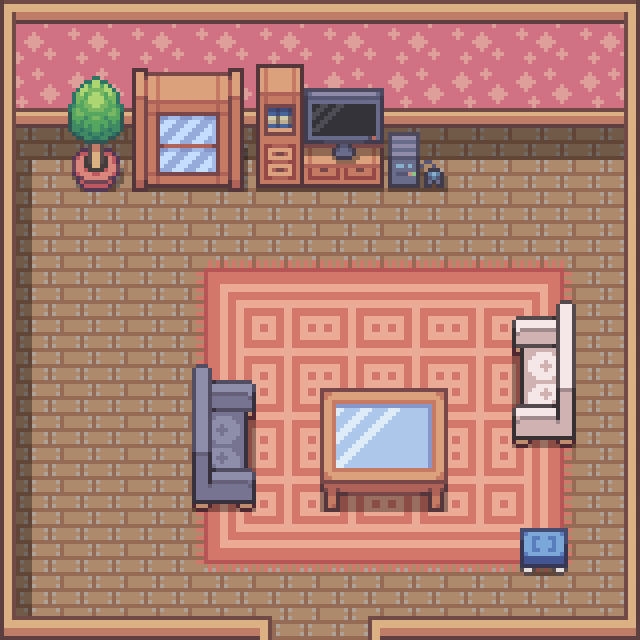

Below is a game level as drawn by its tile map, then a one-line description and the .tmx file that defines it, in full:
An orthogonal 10x10 tile map with 64x64 px tiles, 4 tile layers (bg, wallpaper, collidable tiles, decoration), 5 tilesets and 12 objects.

<map version="1.10" tiledversion="1.11.2" orientation="orthogonal" renderorder="right-down" width="10" height="10" tilewidth="64" tileheight="64" infinite="0" nextlayerid="11" nextobjectid="23">
 <tileset firstgid="1" source="TileSets/wallpapers.tsx" />
 <tileset firstgid="97" source="TileSets/floorTIles.tsx" />
 <tileset firstgid="169" source="TileSets/beds.tsx" />
 <tileset firstgid="173" source="TileSets/indoorDeco.tsx" />
 <tileset firstgid="341" source="TileSets/npcs.tsx" />
 <layer id="1" name="bg" width="10" height="10">
  <properties>
   <property name="group" value="below" />
  </properties>
  <data encoding="csv">
0,0,0,0,0,0,0,0,0,0,
0,0,0,0,0,0,0,0,0,0,
102,103,103,103,103,103,103,103,103,103,
110,111,111,111,111,111,111,111,111,111,
110,111,111,111,111,111,111,111,111,111,
110,111,111,111,111,111,111,111,111,111,
110,111,111,111,111,111,111,111,111,111,
110,111,111,111,111,111,111,111,111,111,
110,111,111,111,111,111,111,111,111,111,
110,111,111,111,111,111,111,111,111,111
</data>
 </layer>
 <layer id="5" name="wallpaper" width="10" height="10">
  <properties>
   <property name="group" value="below" />
  </properties>
  <data encoding="csv">
2,2,2,2,2,2,2,2,2,2,
10,10,10,10,10,10,10,10,10,10,
0,0,0,0,0,0,0,0,0,0,
0,0,0,0,0,0,0,0,0,0,
0,0,0,269,270,270,270,270,271,0,
0,0,0,277,278,278,278,278,279,0,
0,0,0,277,278,278,278,278,279,0,
0,0,0,277,278,278,278,278,279,0,
0,0,0,285,286,286,286,286,287,0,
0,0,0,0,0,0,0,0,0,0
</data>
 </layer>
 <objectgroup id="6" name="Objects">
  <properties>
   <property name="group" value="objects" />
  </properties>
  <object id="12" gid="381" x="84" y="281.667" width="64" height="96" />
  <object id="14" gid="212" x="548" y="77.3333" width="64" height="64" />
  <object id="16" gid="180" x="382.667" y="77.3333" width="64" height="64" />
  <object id="19" gid="171" x="503" y="282" width="128" height="192" />
 </objectgroup>
 <objectgroup id="10" name="dialog">
  <properties>
   <property name="group" value="dialog" />
  </properties>
  <object id="22" x="60.6665" y="281.667" width="114.667" height="30.6667">
   <properties>
    <property name="area" value="all" />
    <property name="iD" type="int" value="19" />
    <property name="kill" type="bool" value="false" />
    <property name="state" value="battle" />
    <property name="text">I had a feeling you'd be coming. You get here
quicker than I thought you would though.
,Regardless you will be crushed by the power
of my Rayquaza.
,BE PREPARED!!!</property>
   </properties>
  </object>
 </objectgroup>
 <layer id="9" name="collidable tiles" width="10" height="10">
  <properties>
   <property name="group" value="collision" />
  </properties>
  <data encoding="csv">
0,0,0,0,0,0,0,0,0,0,
0,257,176,177,178,179,0,0,0,0,
0,265,184,185,186,187,274,0,0,0,
0,0,0,0,0,0,0,0,0,0,
0,0,0,0,0,0,0,0,294,0,
0,0,0,319,0,0,0,0,302,0,
0,0,0,327,0,210,211,0,310,0,
0,0,0,335,0,218,219,0,0,0,
0,0,0,0,0,0,0,0,252,0,
0,0,0,0,0,0,0,0,0,0
</data>
 </layer>
 <layer id="4" name="decoration" width="10" height="10">
  <properties>
   <property name="group" value="" />
  </properties>
  <data encoding="csv">
97,98,98,98,98,98,98,98,98,99,
105,0,0,0,0,0,0,0,0,107,
105,0,0,0,0,0,0,0,0,107,
105,0,0,0,0,0,0,0,0,107,
105,0,0,0,0,0,0,0,0,107,
105,0,0,0,0,0,0,0,0,107,
105,0,0,0,0,0,0,0,0,107,
105,0,0,0,0,0,0,0,0,107,
105,0,0,0,0,0,0,0,0,107,
113,114,114,114,101,100,114,114,114,115
</data>
 </layer>
 <objectgroup id="7" name="collisions" visible="0">
  <properties>
   <property name="group" value="collisions" />
  </properties>
  <object id="1" x="-77.6667" y="-2.66667" width="789.333" height="85.3333" />
  <object id="2" x="-65.6667" y="-27.3333" width="68.6667" height="720.333" />
  <object id="3" x="-29.6667" y="617.333" width="282.958" height="45.6667" />
  <object id="4" x="629.667" y="-12.6667" width="84" height="655.667" />
  <object id="6" x="221.333" y="633.333" width="201.333" height="58.6667" />
  <object id="7" x="386.667" y="618.667" width="350.667" height="62.6667" />
 </objectgroup>
 <objectgroup id="8" name="transition">
  <properties>
   <property name="group" value="transitionm" />
  </properties>
  <object id="9" x="263" y="621" width="110" height="16">
   <properties>
    <property name="dest" value="main" />
    <property name="pos" value="2124,838" />
   </properties>
  </object>
 </objectgroup>
</map>
